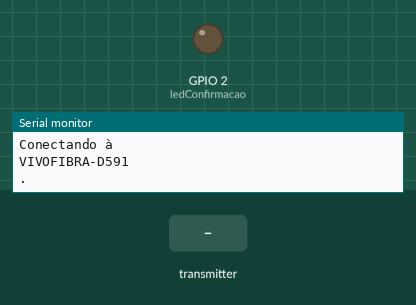
A sketch run on a simulated ESP32. Shown: output pins drawn as LEDs (lit = HIGH), the last lines printed to the serial monitor. The inputs (shaded band) are chosen by the test bench. WiFi joins after 1.5 s; servers stay silent unless stated.

Above: at 0.6 s.
At 3.2 s:
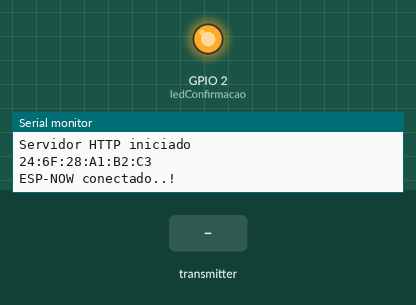
3.3 s: the transmitter starts sending temperaturaEnviada = 0
Timing chart, 0 to 6.3 s (numbered marks = the images above; inputs shaded):
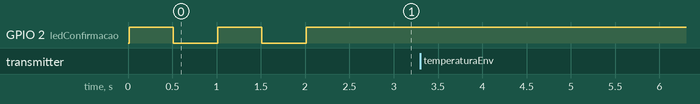

The sketch:

SLAVE_SEND_HTML.ino
```cpp
#include <esp_now.h>
#include <WiFi.h>
#include <WebServer.h>

const int ledConfirmacao = 2;

const uint8_t macAddrMestre1[] = { 0x94, 0xE6, 0x86, 0x3D, 0x6D, 0x1C }; // Endereço MAC do dispositivo mestre 1. Coloque o endereço MAC de sua placa aqui
const uint8_t macAddrMestre2[] = { 0xEC, 0x62, 0x60, 0x93, 0xC8, 0xBC }; // Endereço MAC do dispositivo mestre 2. Coloque o endereço MAC de sua placa aqui

const char* ssid = "VIVOFIBRA-D591";  // Entre SSID aqui
const char* password = "UxchEdjmqy";  // Insira a senha aqui
WebServer server(80);

typedef struct struct_message {

    float temperaturaEnviada;
    float umidadeEnviada;

    float temperaturaEnviada1;
    float umidadeEnviada1;
} struct_message;

struct_message myData;

float armazenatemperatura = myData.temperaturaEnviada;
float armazenaumidade = myData.umidadeEnviada;

typedef struct dadosSensores {
  float temperatura;
  float umidade;
} dadosSensores;

dadosSensores dadosSensor1;

void OnDataRecv(const uint8_t * mac, const uint8_t *incomingData, int len) {
  memcpy(&myData, incomingData, sizeof(myData));
  Serial.println("-----------------------------------------------------------");
  Serial.println("-----------------------------------------------------------");
  Serial.println("DADOS SENSOR 1");
  Serial.print(myData.umidadeEnviada);
  Serial.println("%");
  Serial.print(myData.temperaturaEnviada);
  Serial.println("ºC");
  Serial.println("-----------------------------------------------------------");

  Serial.println("-----------------------------------------------------------");
  Serial.println("DADOS SENSOR 2");
  Serial.print(dadosSensor1.umidade);
  Serial.println("%");
  Serial.print(dadosSensor1.temperatura);
  Serial.println("ºC");
  Serial.println("-----------------------------------------------------------");
  Serial.println("-----------------------------------------------------------");
}

void setup() {
  Serial.begin(115200);
  delay(10);
  pinMode(ledConfirmacao, OUTPUT);

  WiFi.disconnect();    // Desconecta de qualquer rede WiFi previamente conectada

  Serial.println("Conectando à ");
  Serial.println(ssid);
  WiFi.begin(ssid, password);
   while (WiFi.status() != WL_CONNECTED) {
     Serial.print(".");
     digitalWrite(ledConfirmacao, 1);
     delay(500);
     digitalWrite(ledConfirmacao, 0);
     delay(500);
  }
   Serial.println("");
  Serial.println("WiFi conectado..!");
  Serial.print("IP obtido: ");
  Serial.println(WiFi.localIP());
 // server.on("/", handle_OnConnect);
  //server.onNotFound(handle_NotFound);
  //server.begin();
  Serial.println("Servidor HTTP iniciado");
  digitalWrite(ledConfirmacao, 1);

  WiFi.mode(WIFI_STA);  // Define o modo WiFi como Station (cliente)
  Serial.begin(115200);
  Serial.println(WiFi.macAddress());

  if (esp_now_init() == ESP_OK) {   // Inicializa o ESP-NOW e verifica se há erros
  Serial.println("ESP-NOW conectado..!");

  } else if(esp_now_init() != ESP_OK ){


     ESP.restart();
  }

   esp_now_register_recv_cb(OnDataRecv);
}

void loop() {

}
/*
void handle_OnConnect() {

  server.send(200, "text/html", SendHTML((armazenatemperatura, armazenaumidade));
}
void handle_NotFound(){
  server.send(404, "text/plain", "Não encontrado");
}
String SendHTML(armazenatemperatura, armazenatemperatura){
  String ptr = "<!DOCTYPE html> <html lang=pt-br>\n";
  ptr +="<meta charset=utf-8>";
  ptr +="<head><meta name=\"viewport\" content=\"width=device-width, initial-scale=1.0, user-scalable=no\">\n";
  ptr +="<title>Boletim meteorológico ESP32</title>\n";
  ptr +="<style>html { font-family: Helvetica; display: inline-block; margin: 0px auto; text-align: center;}\n";
  ptr +="body{margin-top: 50px;} h1 {color: #444444;margin: 50px auto 30px;}\n";
  ptr +="p {font-size: 24px;color: #444444;margin-bottom: 10px;}\n";
  ptr +="</style>\n";
  ptr +="</head>\n";
  ptr +="<body>\n";
  ptr +="<div id=\"webpage\">\n";
  ptr +="<h1>Boletim meteorológico ESP32</h1>\n";

  ptr +="<p>Temperatura: ";
  ptr +=(int)Temperaturestat;
  ptr +="°C</p>";
  ptr +="<p>Umidade: ";
  ptr +=(int)Humiditystat;
  ptr +="%</p>";

  ptr +="</div>\n";
  ptr +="</body>\n";
  ptr +="</html>\n";
  return ptr;
}*/
```
